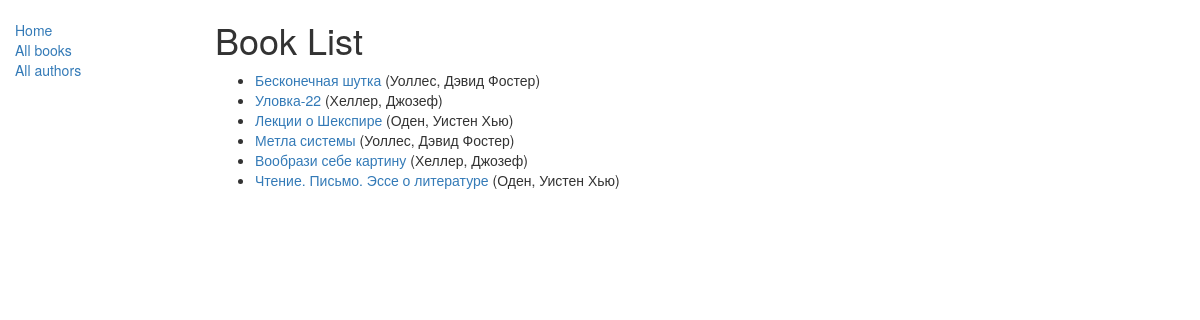
/catalog/books/, run on the app's committed database.
### catalog/models.py (models this page shows, shortened)
class Book(models.Model):
    title = models.CharField(max_length=200)
    author = models.ForeignKey('Author', on_delete=models.SET_NULL, null=True)
    summary = models.TextField(max_length=1000, help_text="Enter a brief description of the book")
    isbn = models.CharField('ISBN',max_length=13, help_text='13 Character <a href="https://www.isbn-international.org/content/what-isbn">ISBN number</a>')
    genre = models.ManyToManyField(Genre, help_text="Select a genre for this book")
    def get_absolute_url(self):
        return reverse('book-detail', args=[str(self.id)])
    def display_genre(self):
        """
        Creates a string for the Genre. This is required to display genre in Admin.
        """
        return ', '.join([ genre.name for genre in self.genre.all()[:3] ])
    display_genre.short_description = 'Genre'

class Author(models.Model):
    first_name = models.CharField(max_length=100)
    last_name = models.CharField(max_length=100)
    date_of_birth = models.DateField(null=True, blank=True)
    date_of_death = models.DateField('Died', null=True, blank=True)
    def __str__(self):
        return '%s, %s' % (self.last_name, self.first_name)

### catalog/views.py (the view)
class BookListView(generic.ListView):
    model = Book

### catalog/templates/catalog/book_list.html
{% extends "base_generic.html" %}
{% block content %}
    <h1>Book List</h1>
    {% if book_list %}
    <ul>
      {% for book in book_list %}
      <li>
        <a href="{{ book.get_absolute_url }}">{{ book.title }}</a> ({{book.author}})
      </li>
      {% endfor %}
    </ul>
    {% else %}
      <p>There are no books in the library.</p>
    {% endif %}
{% endblock %}

### data on the page
Book: title "Бесконечная шутка", author "Уоллес, Дэвид Фостер"
Book: title "Уловка-22", author "Хеллер, Джозеф"
Book: title "Лекции о Шекспире", author "Оден, Уистен Хью"
Book: title "Метла системы", author "Уоллес, Дэвид Фостер"
Book: title "Вообрази себе картину", author "Хеллер, Джозеф"
Book: title "Чтение. Письмо. Эссе о литературе", author "Оден, Уистен Хью"
